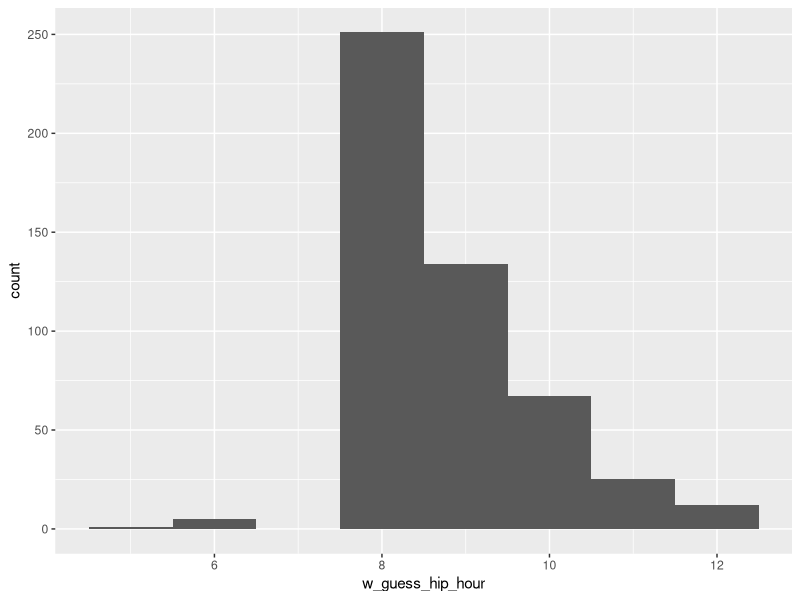
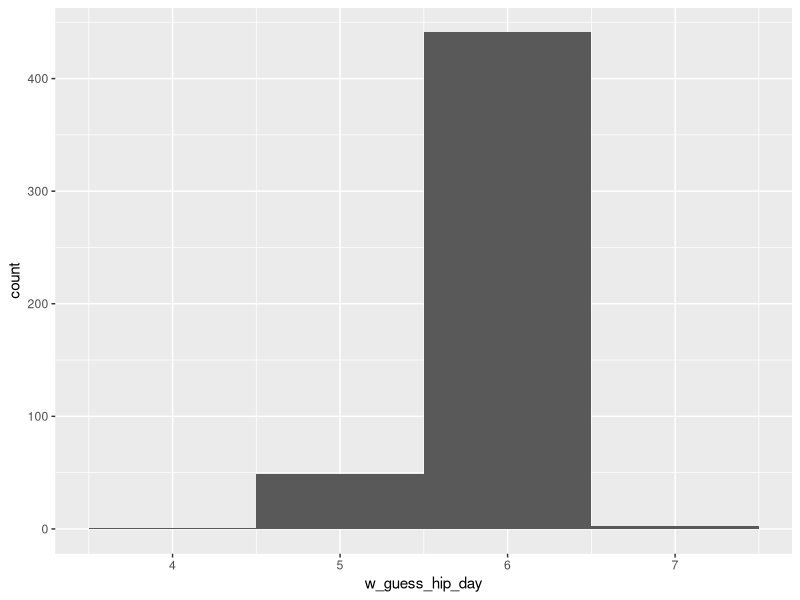
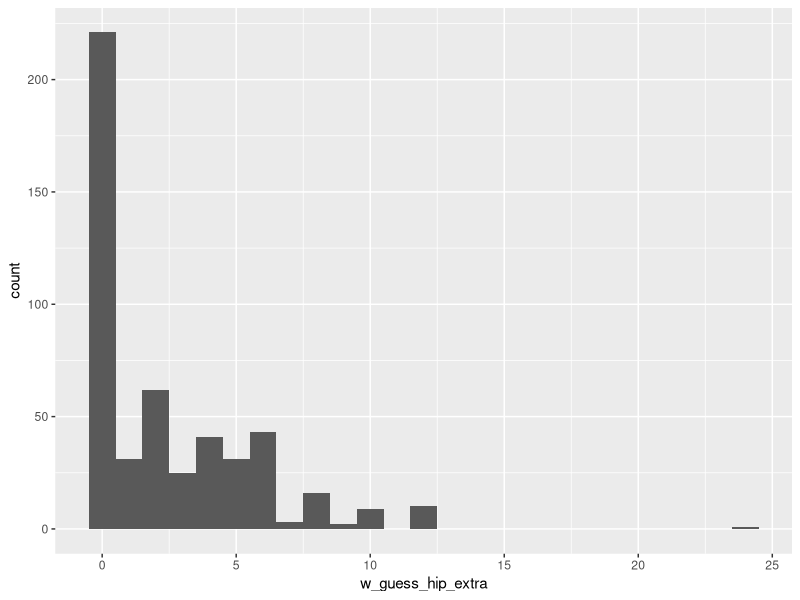
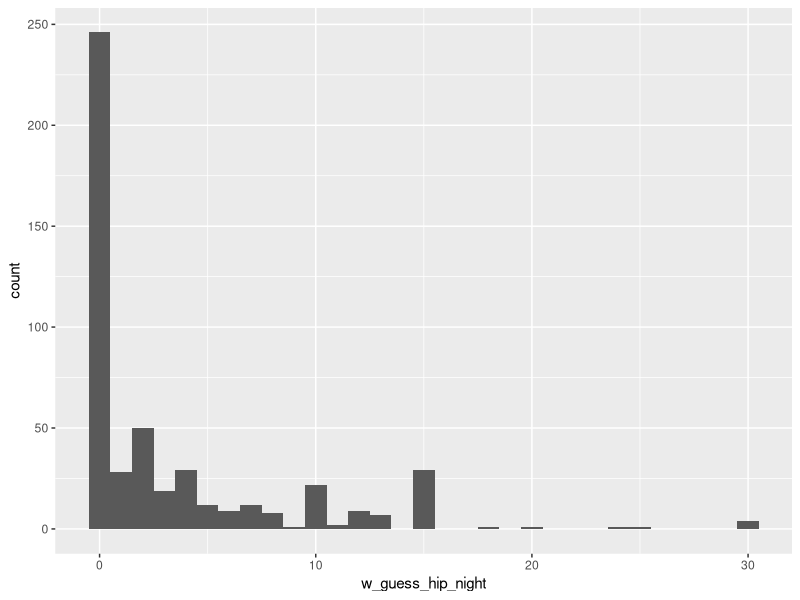
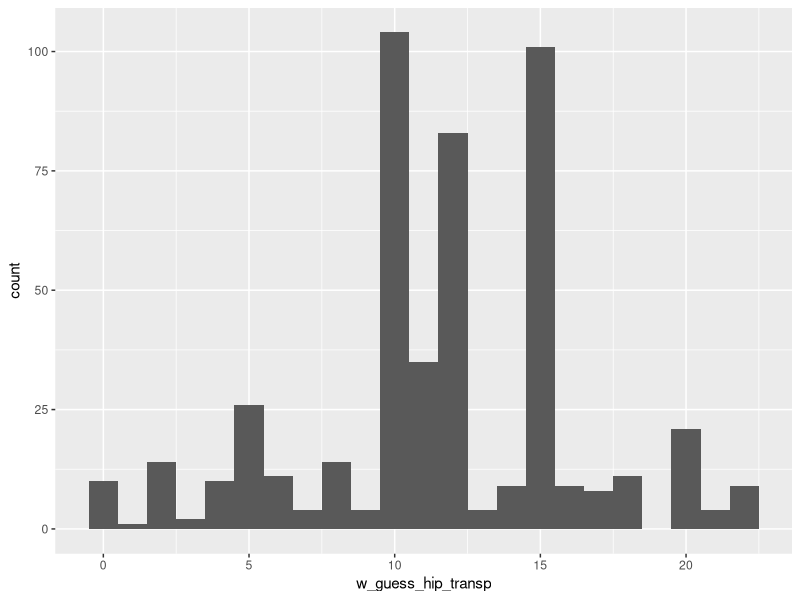
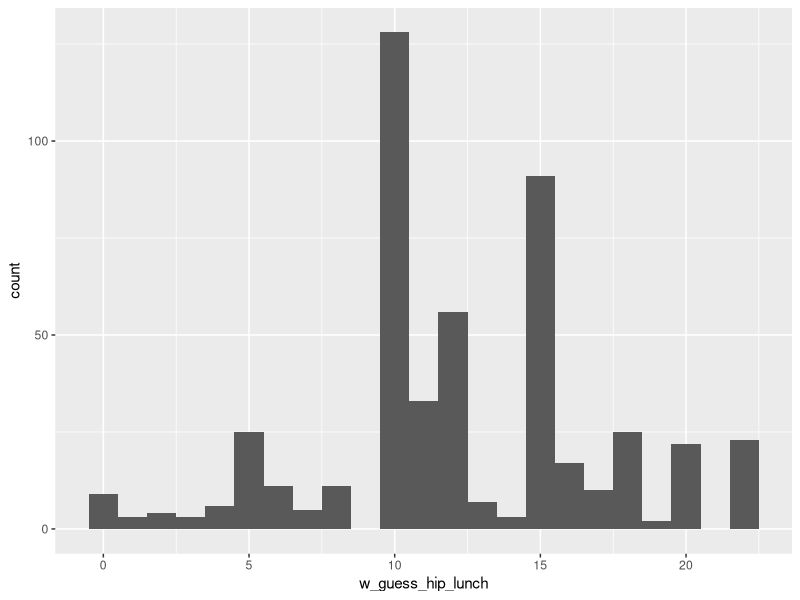
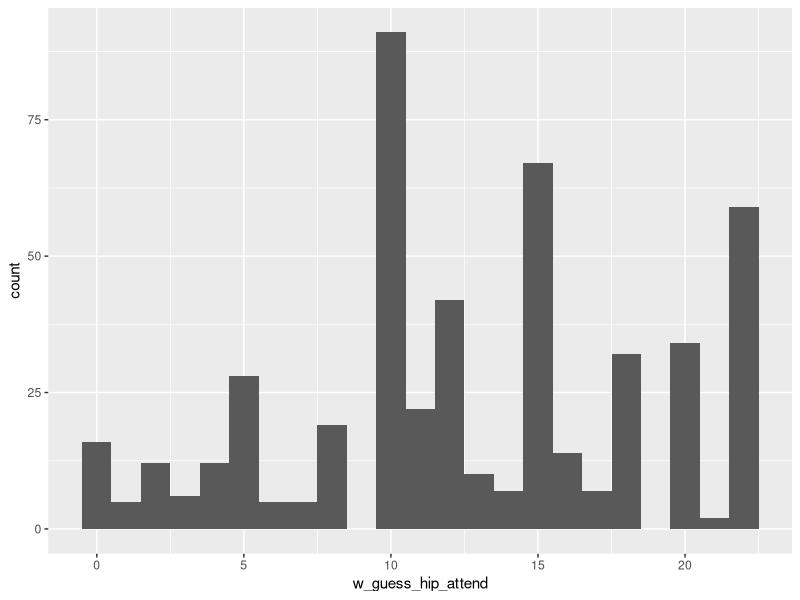
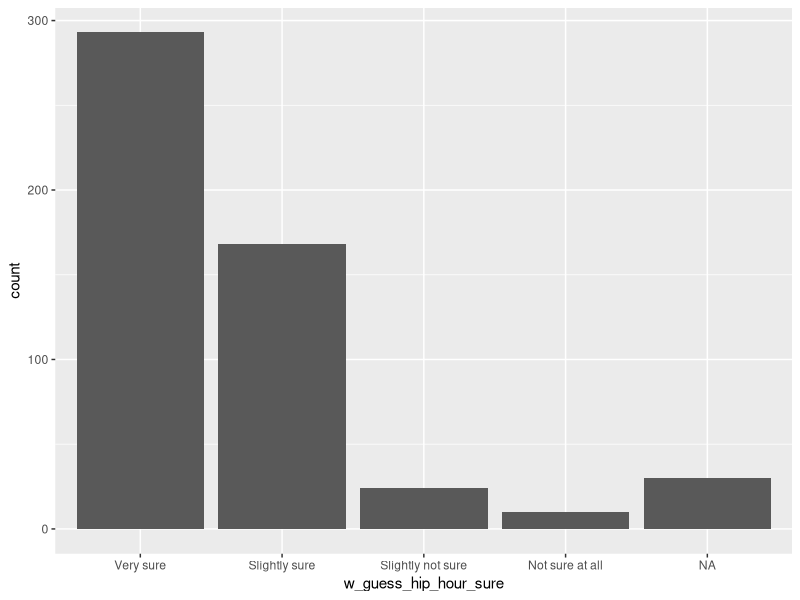

The R script that drew these images, in order: (Note: this script raises an error after producing the figures.)

# Setup -------------------------------------------------------------------

library(tidyverse)
library(readxl)

# hip <- read_excel('data/weekdayend_all.xlsx')   # 295 obs. of 381 variables
hip <- read_excel('data/weekdayend_all2.xlsx')   # 525 obs. of 382 variables

dict <- read_csv('dictionary.csv')


# IB (weekend) ------------------------------------------------------------

w_IB_names <- dict %>%
  filter(subcategory == 'IB_w') %>%
  pull(name)

## Cleaning ---------------------------------------------------------------

### Recoding --------------------------------------------------------------

hip_w_IB <- hip %>%
  select(all_of(w_IB_names)) %>%
  mutate(across(w_IB_names[seq(1, 13, 2)], as.integer)) %>%
  mutate(across(w_IB_names[seq(2, 14, 2)], as.factor)) %>%
  mutate(across(w_IB_names[seq(2, 14, 2)], ~recode(.,
                                             `0` = 'Very sure',
                                             `1` = 'Slightly sure',
                                             `2` = 'Slightly not sure',
                                             `3` = 'Not sure at all')))

### Trim errors -----------------------------------------------------------

hip_w_IB <- hip_w_IB %>%
  mutate(w_guess_hip_day = replace(w_guess_hip_day,
                                   which(w_guess_hip_day > 7L),
                                   NA)) %>%
  mutate(w_guess_hip_night = replace(w_guess_hip_night,
                                     which(w_guess_hip_night > 30L),
                                     NA)) %>%
  mutate(w_guess_hip_transp = replace(w_guess_hip_transp,
                                      which(w_guess_hip_transp > 22L),
                                      NA)) %>%
  mutate(w_guess_hip_lunch = replace(w_guess_hip_lunch,
                                     which(w_guess_hip_lunch > 22L),
                                     NA))

## Figures ---------------------------------------------------------------

w_IB_codes <- c('IB1', 'IB1s', 'IB2', 'IB2s', 'IB3', 'IB3s', 'IB4', 'IB4s', 'IB5', 'IB5s', 'IB6', 'IB6s', 'IB7', 'IB7s')

for (i in seq(1, 13, 2)) {
  temp <- ggplot(data = hip_w_IB) +
    geom_histogram(aes_string(x = w_IB_names[i]), binwidth = 1)

  ggsave(plot = temp, file = paste0('figures/jobs_in_HIP_followup/w_', w_IB_codes[i], '.png'))
}

for (i in seq(2, 14, 2)) {
  temp <- ggplot(data = hip_w_IB) +
    geom_bar(aes_string(x = w_IB_names[i]))

  ggsave(plot = temp, file = paste0('figures/jobs_in_HIP_followup/w_', w_IB_codes[i], '.png'))
}


# IC (weekend) ------------------------------------------------------------

w_IC_names <- dict %>%
  filter(subcategory == 'IC_w') %>%
  pull(name)

## Cleaning ---------------------------------------------------------------

### Recoding --------------------------------------------------------------

hip_w_IC <- hip %>%
  select(all_of(w_IC_names)) %>%
  mutate(across(w_IC_names[c(1, 3, 5, 8)], as.integer)) %>%
  mutate(across(w_IC_names[c(2, 4, 6, 7)], as.factor)) %>%
  mutate(across(w_IC_names[c(2, 4, 6)], ~recode(.,
                                          `0` = 'Very sure',
                                          `1` = 'Slightly sure',
                                          `2` = 'Slightly not sure',
                                          `3` = 'Not sure at all'))) %>%
  mutate(w_guess_entry_pct_you = recode(w_guess_entry_pct_you,
                                        `0` = 'Likely',
                                        `1` = 'Somewhat likely',
                                        `2` = 'Somewhat unlikely',
                                        `3` = 'Very unlikely'))

## Figures ---------------------------------------------------------------

ggplot(data = hip_w_IC) +
  geom_histogram(aes(x = w_guess_entry_salary), binwidth = 500) +
  ggsave('figures/jobs_in_HIP_followup/w_IC1.png')

ggplot(data = hip_w_IC) +
  geom_bar(aes(x = w_guess_entry_salary_sure)) +
  ggsave('figures/jobs_in_HIP_followup/w_IC1s.png')

ggplot(data = hip_w_IC) +
  geom_histogram(aes(x = w_guess_entry_salary_6m), binwidth = 500) +
  ggsave('figures/jobs_in_HIP_followup/w_IC2.png')

ggplot(data = hip_w_IC) +
  geom_bar(aes(x = w_guess_entry_salary_6m_sure)) +
  ggsave('figures/jobs_in_HIP_followup/w_IC2s.png')

ggplot(data = hip_w_IC) +
  geom_histogram(aes(x = w_guess_entry_pct), binwidth = 10) +
  ggsave('figures/jobs_in_HIP_followup/w_IC3.png')

ggplot(data = hip_w_IC) +
  geom_bar(aes(x = w_guess_entry_pct_sure)) +
  ggsave('figures/jobs_in_HIP_followup/w_IC3s.png')

ggplot(data = hip_w_IC) +
  geom_bar(aes(x = w_guess_entry_pct_you)) +
  ggsave('figures/jobs_in_HIP_followup/w_IC4.png')

ggplot(data = hip_w_IC) +
  geom_histogram(aes(x = w_guess_you_salary_1m), binwidth = 500) +
  ggsave('figures/jobs_in_HIP_followup/w_IC5.png')


# ID (weekend) ------------------------------------------------------------

w_ID_names <- dict %>%
  filter(subcategory == 'ID_w') %>%
  pull(name)

## Cleaning ---------------------------------------------------------------

### Recoding --------------------------------------------------------------

hip_w_ID <- hip %>%
  select(all_of(w_ID_names)) %>%
  mutate(across(w_ID_names[c(1, 3, 5, 7, 11)], as.integer)) %>%
  mutate(across(w_ID_names[c(2, 4, 6, 8, 9, 10)], as.factor)) %>%
  mutate(across(w_ID_names[c(2, 4, 6, 8)], ~recode(.,
                                             `0` = 'Very sure',
                                             `1` = 'Slightly sure',
                                             `2` = 'Slightly not sure',
                                             `3` = 'Not sure at all'))) %>%
  mutate(across(w_ID_names[9:10], ~recode(.,
                                    `0` = 'Likely',
                                    `1` = 'Somewhat likely',
                                    `2` = 'Somewhat unlikely',
                                    `3` = 'Very unlikely')))

### Trim errors -----------------------------------------------------------

hip_w_ID <- hip_w_ID %>%
  mutate(w_guess_promote_medium = replace(w_guess_promote_medium,
                                          which(w_guess_promote_medium > 100L),
                                          NA)) %>%
  mutate(w_guess_promote_sp = replace(w_guess_promote_sp,
                                      which(w_guess_promote_sp > 100L),
                                      NA))

## Figures ---------------------------------------------------------------

ggplot(data = hip_w_ID) +
  geom_histogram(aes(x = w_guess_promote_medium), binwidth = 10) +
  ggsave('figures/jobs_in_HIP_followup/w_ID1.png')

ggplot(data = hip_w_ID) +
  geom_bar(aes(x = w_guess_promote_medium_sure)) +
  ggsave('figures/jobs_in_HIP_followup/w_ID1s.png')

ggplot(data = hip_w_ID) +
  geom_histogram(aes(x = w_guess_promote_sp), binwidth = 10) +
  ggsave('figures/jobs_in_HIP_followup/w_ID2.png')

ggplot(data = hip_w_ID) +
  geom_bar(aes(x = w_guess_promote_sp_sure)) +
  ggsave('figures/jobs_in_HIP_followup/w_ID2s.png')

ggplot(data = hip_w_ID) +
  geom_histogram(aes(x = w_guess_salary_medium), binwidth = 500) +
  ggsave('figures/jobs_in_HIP_followup/w_ID3.png')

ggplot(data = hip_w_ID) +
  geom_bar(aes(x = w_guess_salary_medium_sure)) +
  ggsave('figures/jobs_in_HIP_followup/w_ID3s.png')

ggplot(data = hip_w_ID) +
  geom_histogram(aes(x = w_guess_salary_sp), binwidth = 500) +
  ggsave('figures/jobs_in_HIP_followup/w_ID4.png')

ggplot(data = hip_w_ID) +
  geom_bar(aes(x = w_guess_salary_sp_sure)) +
  ggsave('figures/jobs_in_HIP_followup/w_ID4s.png')

ggplot(data = hip_w_ID) +
  geom_bar(aes(x = w_guess_you_promote_medium)) +
  ggsave('figures/jobs_in_HIP_followup/w_ID5.png')

ggplot(data = hip_w_ID) +
  geom_bar(aes(x = w_guess_you_promote_sp)) +
  ggsave('figures/jobs_in_HIP_followup/w_ID6.png')

ggplot(data = hip_w_ID) +
  geom_histogram(aes(x = w_guess_you_salary_6m), binwidth = 500) +
  ggsave('figures/jobs_in_HIP_followup/w_ID7.png')


# IA (evening) ------------------------------------------------------------

w_IA_names <- dict %>%
  filter(subcategory == 'IA_w') %>%
  pull(name)

## Cleaning ---------------------------------------------------------------

### Recoding --------------------------------------------------------------

hip_w_IA <- hip %>%
  select(all_of(w_IA_names)) %>%
  mutate(across(all_of(w_IA_names), as.factor)) %>%
  mutate(across(w_IA_names[c(1, 2, 3, 5, 6, 8, 9, 11, 12, 14)], ~recode(.,
                                                            `0` = 'Frequently every day',
                                                            `1` = 'Sometimes every day',
                                                            `2` = 'Once every day',
                                                            `3` = 'A few times a week',
                                                            `4` = 'Once a week',
                                                            `6` = 'Never',
                                                            `-8` = "I'm not sure"))) %>%
  mutate(across(w_IA_names[c(1, 2, 3, 5, 6, 8, 9, 11, 12, 14)], ~fct_relevel(.,
                                                                 "I'm not sure",
                                                                 after = Inf))) %>%
  mutate(across(w_IA_names[c(4, 7, 10, 13)], ~recode(.,
                                         `0` = 'Not welcomed at all',
                                         `1` = 'Somewhat not welcomed',
                                         `2` = 'Somewhat welcomed',
                                         `3` = 'Very welcomed'))) %>%
  mutate(interact_break = recode(interact_break,
                                 `0` = 'No',
                                 `1` = 'Yes',
                                 `100` = 'Not sure'))

## Figures ---------------------------------------------------------------

w_IA_codes <- dict %>%
  filter(subcategory == 'IA_w') %>%
  pull(code)

for (i in 1:15) {
  temp <- ggplot(data = hip_w_IA) +
    geom_bar(aes_string(x = w_IA_names[i]))

  ggsave(plot = temp, file = paste0('figures/jobs_in_HIP_followup/w_', w_IA_codes[i], '.png'))
}





